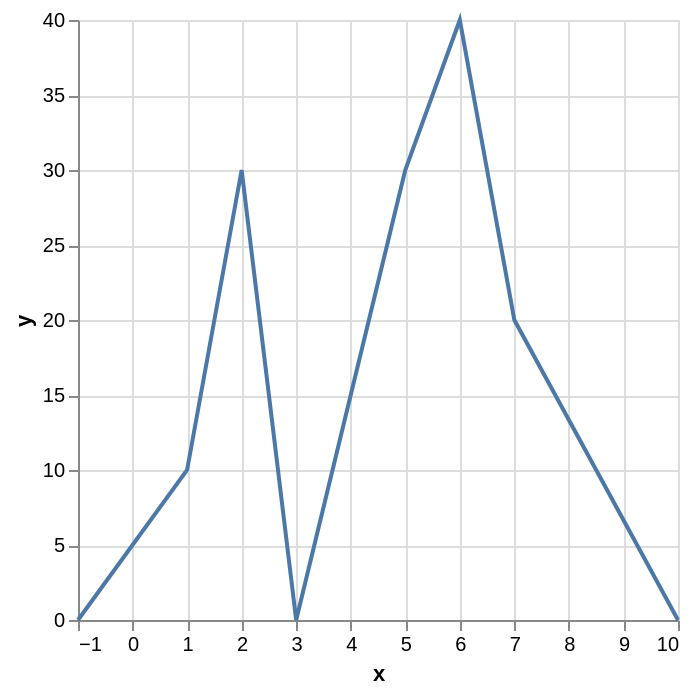

Source (Vega-Lite JSON):
### Vega specification from a JSON file in a GitHub repository (floating-point values rounded to 4 significant figures)
{"$schema": "https://vega.github.io/schema/vega/v6.json", "background": "white", "padding": 5, "width": 300, "height": 300, "style": "cell", "data": [{"name": "source_0", "values": [{"x": -1, "y": null}, {"x": 1, "y": 10}, {"x": 2, "y": 30}, {"x": 3, "y": null}, {"x": 4, "y": 15}, {"x": 5, "y": 30}, {"x": 6, "y": 40}, {"x": 7, "y": 20}, {"x": 10, "y": null}]}, {"name": "data_0", "source": "source_0", "transform": [{"type": "formula", "expr": "toNumber(datum[\"x\"])", "as": "x"}]}], "marks": [{"name": "marks", "type": "line", "style": ["line"], "sort": {"field": "x"}, "from": {"data": "data_0"}, "encode": {"update": {"stroke": {"value": "#4c78a8"}, "description": {"signal": "\"x: \" + (format(datum[\"x\"], \"\")) + \"; y: \" + (format(datum[\"y\"], \"\"))"}, "x": [{"test": "!isValid(datum[\"x\"]) || !isFinite(+datum[\"x\"])", "signal": "scale('x', inrange(0, domain('x')) ? 0 : domain('x')[0])"}, {"scale": "x", "field": "x"}], "y": [{"test": "!isValid(datum[\"y\"]) || !isFinite(+datum[\"y\"])", "scale": "y", "value": 0}, {"scale": "y", "field": "y"}]}}}], "scales": [{"name": "x", "type": "linear", "domain": {"data": "data_0", "field": "x"}, "range": [0, {"signal": "width"}], "nice": true, "zero": false}, {"name": "y", "type": "linear", "domain": {"data": "data_0", "field": "y"}, "range": [{"signal": "height"}, 0], "nice": true, "zero": true}], "axes": [{"scale": "x", "orient": "bottom", "gridScale": "y", "grid": true, "tickCount": {"signal": "ceil(width/40)"}, "domain": false, "labels": false, "aria": false, "maxExtent": 0, "minExtent": 0, "ticks": false, "zindex": 0}, {"scale": "y", "orient": "left", "gridScale": "x", "grid": true, "tickCount": {"signal": "ceil(height/40)"}, "domain": false, "labels": false, "aria": false, "maxExtent": 0, "minExtent": 0, "ticks": false, "zindex": 0}, {"scale": "x", "orient": "bottom", "grid": false, "title": "x", "labelFlush": true, "labelOverlap": true, "tickCount": {"signal": "ceil(width/40)"}, "zindex": 0}, {"scale": "y", "orient": "left", "grid": false, "title": "y", "labelOverlap": true, "tickCount": {"signal": "ceil(height/40)"}, "zindex": 0}]}
